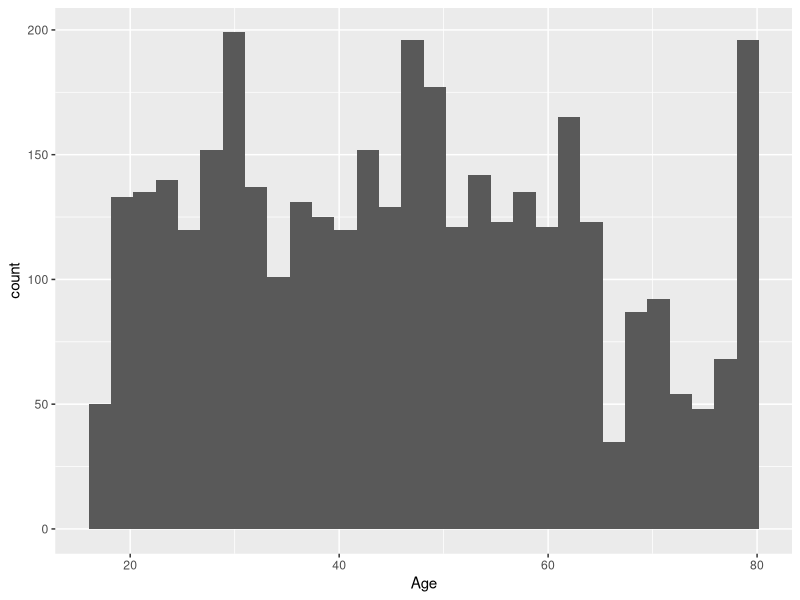
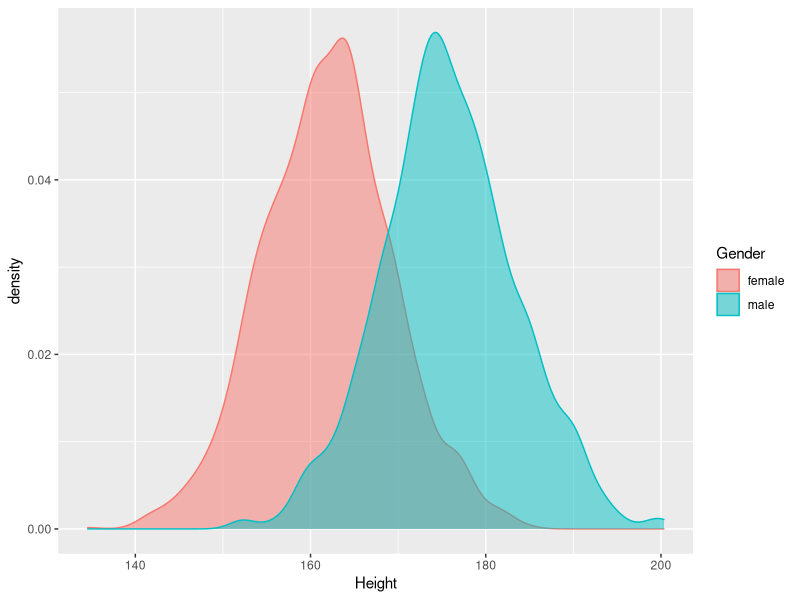
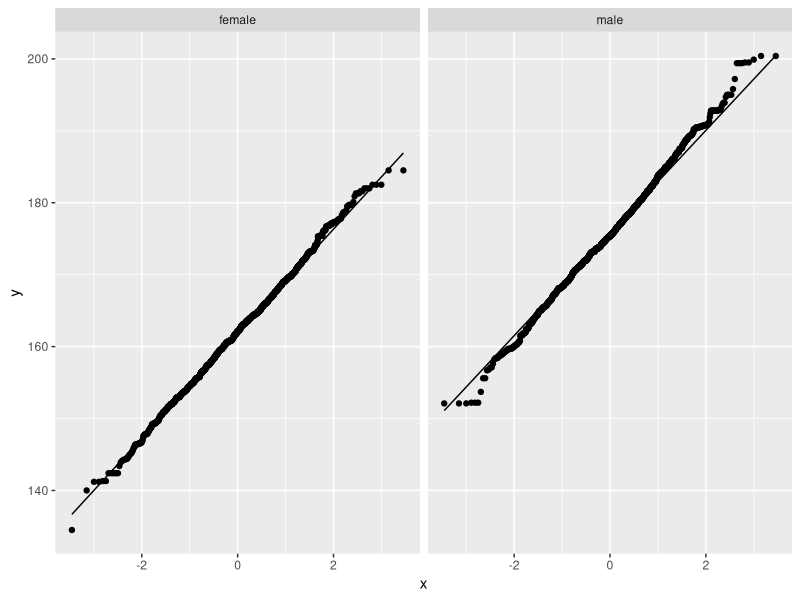
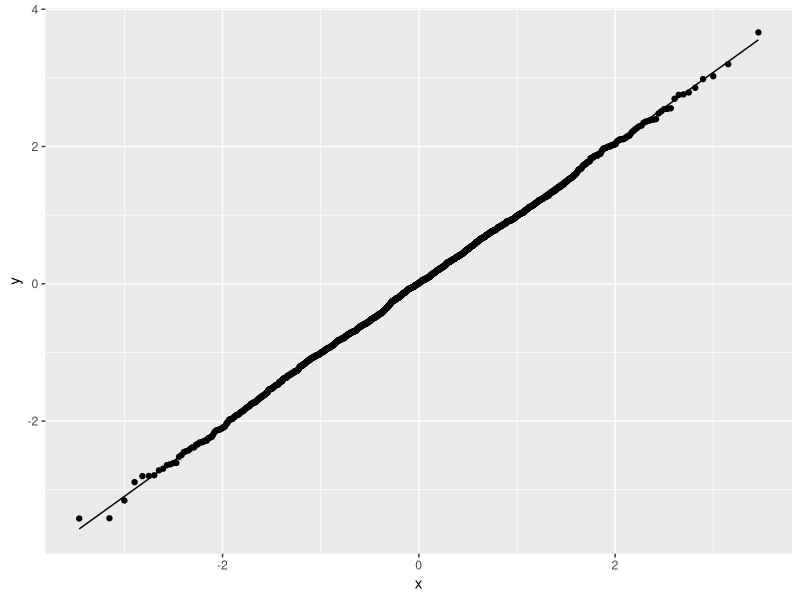
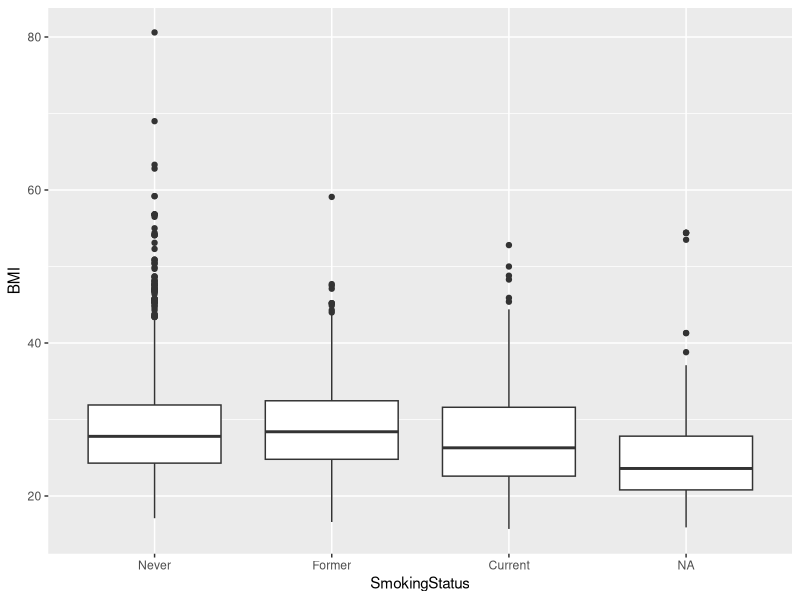
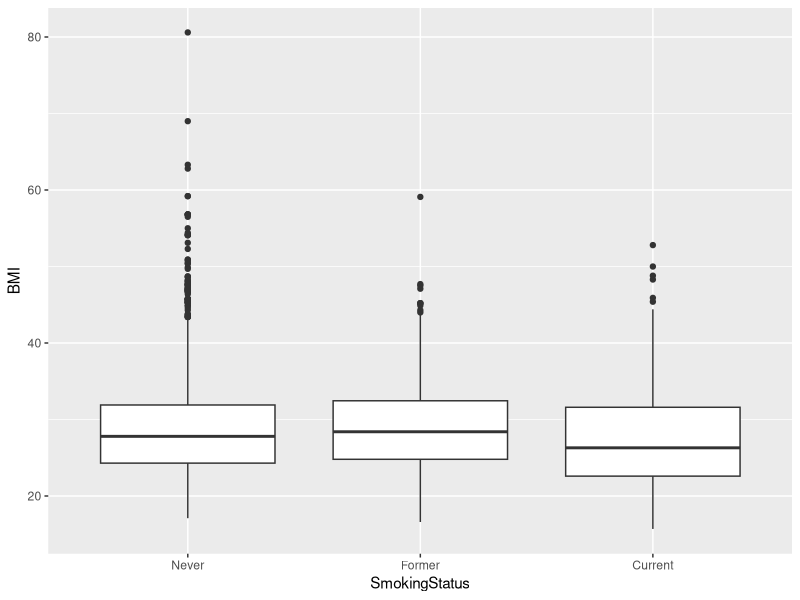
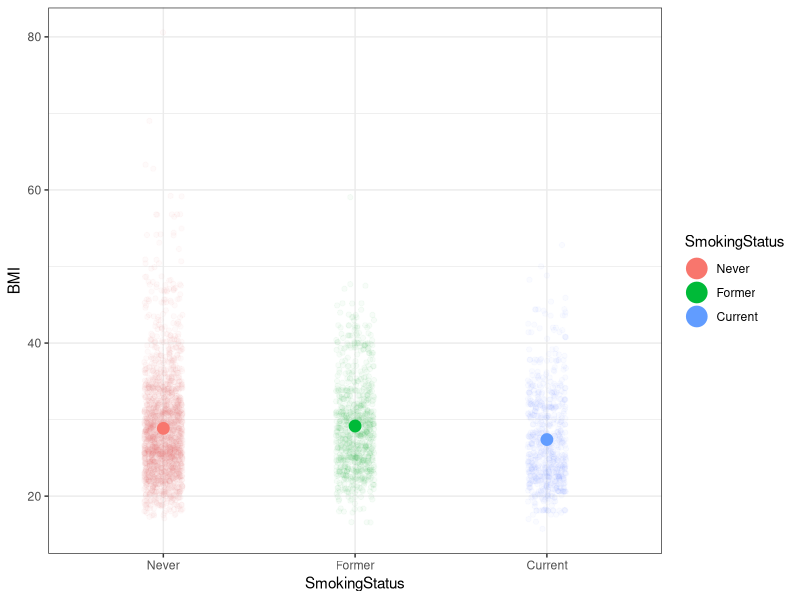
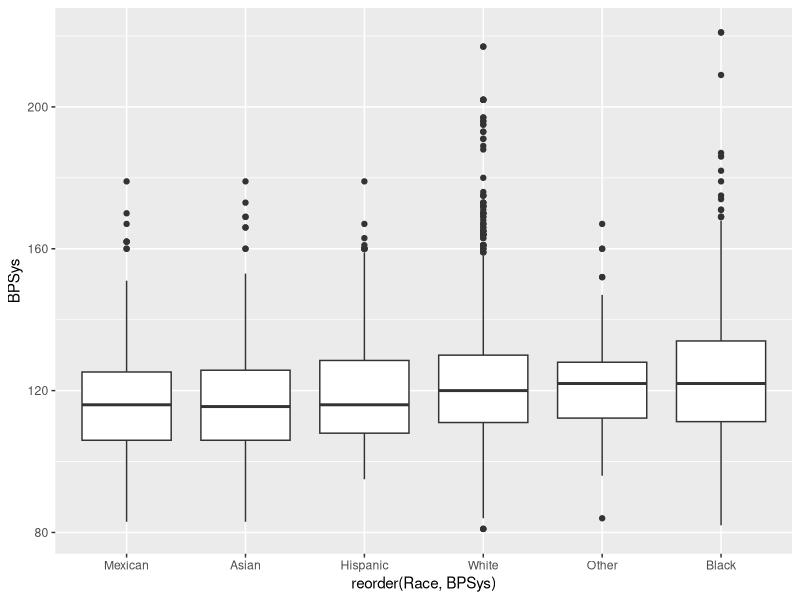

The R source for these figures, in order:
## ---- chunk 1
knitr::opts_chunk$set(warnings = FALSE)
knitr::opts_chunk$set(message = FALSE)
## ---- chunk 2
library(skimr)
library(tidyverse)
library(broom)
library(rstatix)
## ---- chunk 3
nh <- read_csv("data/nhanes.csv")

# remove children from future analyses
nh <- filter(nh, Age >= 18)
nh

# choose some functions to help us understand the basics of the data
skim(nh)
## ---- chunk 4
# Age mean, median, range
mean(nh$Age)
median(nh$Age)

range(nh$Age)
sd(nh$Age)

# 1st and 3rd quartile
quantile(nh$Age, probs = .25)
quantile(nh$Age, probs = .75)

summary(nh$Age)

nh %>% ggplot(aes(Age)) + geom_histogram()
## ---- chunk 5
# Compute the mean age
nh %>% 
  summarize(mean(Age))

# Now grouped by other variables
nh %>% 
  group_by(Race, Gender) %>% 
  summarize(mean(Age))
## ---- chunk 6
nh %>% distinct(Race)

unique(nh$Race)
## ---- chunk 7
nh %>% count(Race) #this returns a tibble, nice!

#proportions
nh %>% 
  count(Race) %>% 
  mutate(prop = n / sum(n))

#2-factor table or cross tabulation
nh %>% count(Race, Gender) # as a long format tibble

tab <- xtabs(~Race + Gender, data = nh) # as a cross table

# within each Race, what is the Gender breakdown?
prop.table(tab, margin = 1) #by row
## ---- chunk 8
# base r method returns a single value
mean(nh$Income)

# oh right, we need to add the na.rm  =TRUE argument
mean(nh$Income, na.rm = TRUE)
## ---- chunk 9
is.na(nh$Income)
## ---- chunk 10
sum(is.na(nh$Income))

# prop missing
sum(is.na(nh$Income)) / length(nh$Income)
## ---- chunk 11
skim(nh)

# use dplyr to figure out how which variables have the most missings
skim(nh) %>% 
  select(skim_variable, n_missing, complete_rate) %>%
  arrange(complete_rate)
## ---- chunk 12
# how many missings in BMI
summary(nh$BMI)

nh %>% 
  select(BMI) %>% 
  filter(is.na(BMI))

# Use median imputation to fill in missings in BMI
# because we are changing a variable, we will need mutate()
nh %>%
  mutate(BMI = replace_na(BMI, median(BMI, na.rm = TRUE)))

# check that it worked
nh %>%
  mutate(BMI = replace_na(BMI, median(BMI, na.rm = TRUE))) %>% 
  select(BMI) %>% 
  filter(is.na(BMI))
## ---- chunk 13
# install.packages("mice")
# library(mice)
## ---- chunk 14
ggplot(nh, aes(Height, color = Gender, fill = Gender)) +
  geom_density(alpha = 0.5)
#looks like there is a significant difference between the populations.
#looks like we are safe to assume equal variance
## ---- chunk 15
ggplot(nh, aes(sample = Height)) + 
  geom_qq() +
  geom_qq_line() +
  facet_wrap(~Gender) 
# both look good
## ---- chunk 16
# generate data from normal distribution where n = my sample size
normal_data <- rnorm(n = 3707/2)

# change vector to dataframe bc ggplot needs dataframe
normal_data <- as.data.frame(normal_data)

# make qq plot
ggplot(normal_data, aes(sample = normal_data)) + 
  geom_qq() +
  geom_qq_line()
## ---- chunk 17
nh %>% t_test(Height ~ Gender, var.equal = TRUE, detailed = TRUE)
## ---- chunk 18
myvars <- c("Gender", "Age", "Income", "Poverty", "Weight", "Height", "BMI", "Pulse", "BPSys", "BPDia", "Testosterone", "HDLChol", "TotChol")
## ---- chunk 19
nh_long <- nh %>% 
  select(myvars) %>%
  pivot_longer(Age:TotChol, names_to = "Var", values_to = "Value")
## ---- chunk 20
nh_long %>%
  group_by(Var) %>%
  t_test(Value ~ Gender, detailed = TRUE) %>%
  adjust_pvalue(method = "holm") %>%
  arrange(p.adj)
## ---- chunk 21
#create vector of grouping column
gen <- nh %>% pull(Gender)

nh %>% 
  select(myvars) %>%
  select_if(is.numeric) %>% #remove Gender
  map_df(~ tidy(t.test(. ~ gen)), .id = 'var') %>% # base R t.test() not t_test()
  mutate(p.adj = p.adjust(p.value, method = "holm")) %>%
  arrange(p.adj)
## ---- chunk 22
nh %>% count(SmokingStatus)
## ---- chunk 23
mod <- lm(BMI ~ SmokingStatus, data = nh)
## ---- chunk 24
anova(mod)
## ---- chunk 25
summary(mod)
## ---- chunk 26
head(model.matrix(mod))

# back to the model
summary(mod)
## ---- chunk 27
# Let's change the level order of SmokingStatus. I'm showing the dplyr way
nh <- nh %>% 
  mutate(SmokingStatus = factor(SmokingStatus, levels = c('Never', 'Former', 'Current')))
## ---- chunk 28
mod <- lm(BMI~SmokingStatus, data=nh)

# Show the ANOVA table
anova(mod)

# Print the full model statistics
summary(mod)
## ---- chunk 29
tidy(anova(mod))

tidy(mod) #raw t-test p-values should be corrected for multiple testing
tidy(mod) %>% mutate(p.adj = p.adjust(p.value, method = "holm"))

glance(mod)
## ---- chunk 30
# plot results
nh %>%
  ggplot(aes(SmokingStatus, BMI)) + geom_boxplot()

# plot results without NA bc ANOVA automatically removed those
nh %>%
  drop_na(SmokingStatus) %>%
  ggplot(aes(SmokingStatus, BMI)) + geom_boxplot()
## ---- chunk 31
sssum <- nh %>%
  drop_na(SmokingStatus) %>%
  group_by(SmokingStatus) %>%
  summarise(mean = mean(BMI, na.rm = TRUE),
            n = n(),
            SE = sd(BMI, na.rm = TRUE) / sqrt(n),
            lower = mean - SE,
            upper = mean + SE)

ggplot() + 
  geom_jitter(data = nh %>% filter(!is.na(SmokingStatus)), 
              aes(SmokingStatus, BMI, col = SmokingStatus), 
              width = .1, 
              alpha = .03) + 
  geom_pointrange(data = sssum, 
                  aes(x = SmokingStatus, 
                      y = mean, 
                      ymin = lower, 
                      ymax = upper, 
                      col = SmokingStatus), 
                  fatten = 2, size = 1.5) +
  theme_bw()
## ---- chunk 32
nh %>% 
  drop_na(BPSys) %>%
  ggplot(aes(x = reorder(Race, BPSys), y = BPSys)) +
  geom_boxplot()
## ---- chunk 33
mod <- lm(BPSys ~ Race, data = nh)
## ---- chunk 34
anova(mod)
## ---- chunk 35
summary(mod)
